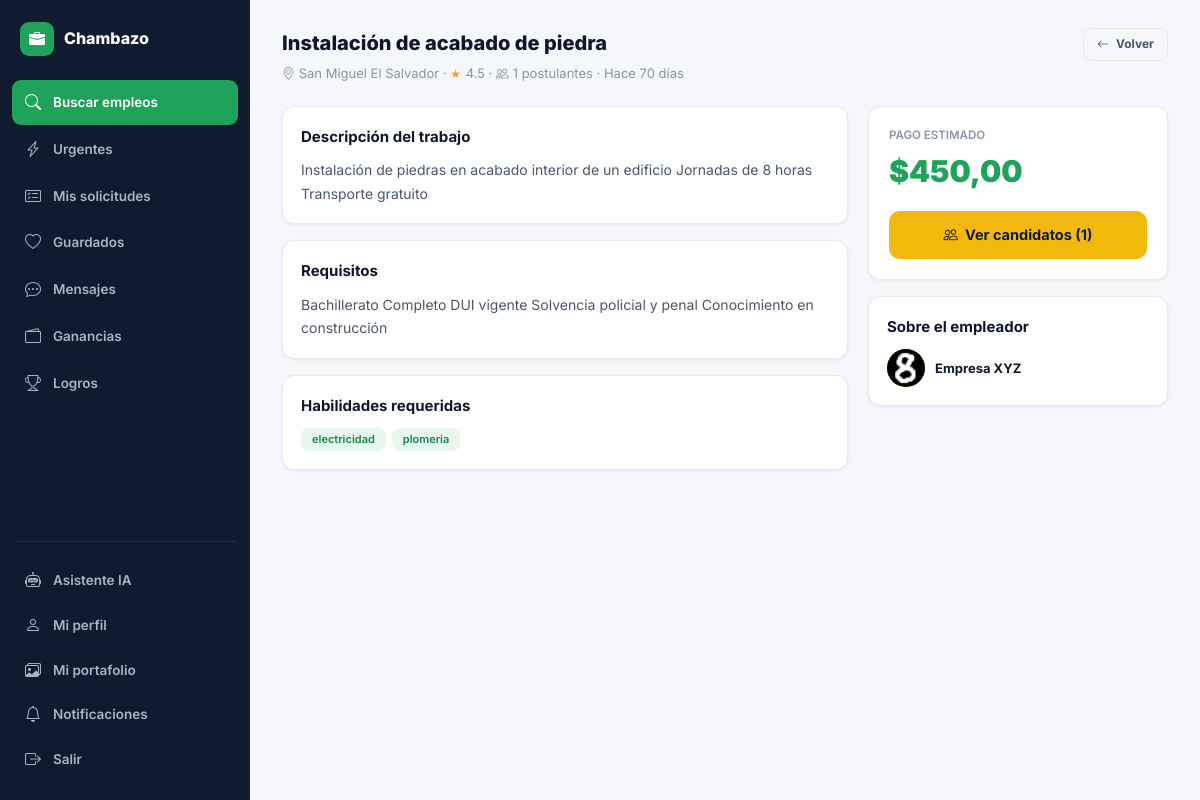
/trabajo/1/, run on the app's committed database.
### core/models.py (models this page shows, shortened)
class Trabajo(models.Model):
    ESTADO_VACANTE = [
        ('disponible', 'Disponible'),
        ('en_proceso', 'En proceso'),
        ('ocupada', 'Ocupada'),
    ]
    contratista   = models.ForeignKey(User, on_delete=models.CASCADE, related_name='trabajos_publicados')
    titulo        = models.CharField(max_length=200)
    categoria     = models.CharField(max_length=50, choices=CATEGORY_CHOICES)
    descripcion   = models.TextField()
    requisitos    = models.TextField(blank=True)
    beneficios    = models.TextField(blank=True)
    ubicacion     = models.CharField(max_length=200)
    lat           = models.FloatField(null=True, blank=True)
    lng           = models.FloatField(null=True, blank=True)
    presupuesto   = models.DecimalField(max_digits=10, decimal_places=2)
    es_urgente    = models.BooleanField(default=False)
    estado_vacante= models.CharField(max_length=20, choices=ESTADO_VACANTE, default='disponible')
    activo        = models.BooleanField(default=True)
    creado        = models.DateTimeField(auto_now_add=True)
    actualizado   = models.DateTimeField(auto_now=True)
    habilidades_req = models.JSONField(default=list, blank=True)
    vistas        = models.PositiveIntegerField(default=0)
    modalidad     = models.CharField(max_length=20, choices=[
        ('presencial','Presencial'), ('remoto','Remoto'), ('hibrido','Híbrido')
    ], default='presencial')
    duracion      = models.CharField(max_length=100, blank=True,
                                     help_text='Ej: 3 días, 1 semana')
    verificacion_requerida = models.BooleanField(default=False)
    pagado        = models.BooleanField(default=False)
    fecha_pago    = models.DateTimeField(null=True, blank=True)
    class Meta:
        ordering = ['-creado']
    @property
    def tiempo_relativo(self):
        from django.utils import timezone
        diff = timezone.now() - self.creado
        if diff.days > 0:
            return f"Hace {diff.days} día{'s' if diff.days > 1 else ''}"
        hours = diff.seconds // 3600
        if hours > 0:
            return f"Hace {hours} hora{'s' if hours > 1 else ''}"
        mins = diff.seconds // 60
        return f"Hace {mins} minutos"
    @property
    def candidatos_count(self):
        return self.solicitudes.count()

class UserProfile(models.Model):
    ROL_CHOICES = [('trabajador', 'Trabajador'), ('contratista', 'Contratista')]
    user        = models.OneToOneField(User, on_delete=models.CASCADE, related_name='profile')
    rol         = models.CharField(max_length=20, choices=ROL_CHOICES)
    telefono    = models.CharField(max_length=20, blank=True)
    ubicacion   = models.CharField(max_length=100, blank=True)
    lat         = models.FloatField(null=True, blank=True)
    lng         = models.FloatField(null=True, blank=True)
    descripcion = models.TextField(blank=True)
    habilidades = models.JSONField(default=list, blank=True)
    empresa     = models.CharField(max_length=100, blank=True)
    foto        = models.ImageField(upload_to='fotos/', null=True, blank=True)
    verificado  = models.BooleanField(default=False)
    calificacion= models.FloatField(default=0.0)
    total_trabajos = models.IntegerField(default=0)
    notif_email = models.BooleanField(default=True)
    notif_sistema = models.BooleanField(default=True)
    disponible  = models.BooleanField(default=True)   # activo para contratar
    tarifa_hora = models.DecimalField(max_digits=8, decimal_places=2, null=True, blank=True)
    experiencia_anos = models.PositiveIntegerField(default=0)
    portfolio_url = models.URLField(blank=True)
    @property
    def nombre_display(self):
        if self.rol == 'contratista' and self.empresa:
            return self.empresa
        return self.user.get_full_name() or self.user.username

### core/views.py (the view, shortened to what this page needs)
# urls.py: path('trabajo/<int:pk>/', views.trabajo_detalle, name='trabajo_detalle'),
def trabajo_detalle(request, pk):
    trabajo = get_object_or_404(Trabajo, pk=pk, activo=True)
    Trabajo.objects.filter(pk=pk).update(vistas=trabajo.vistas + 1)
    ya_aplico = False
    solicitud_estado = ''
    match_score = 0
    esta_guardado = False
    ctx = ctx_base(request)
    ctx.update({
        'trabajo': trabajo, 'ya_aplico': ya_aplico, 'solicitud_estado': solicitud_estado,
        'match_score': match_score, 'esta_guardado': esta_guardado, 'active': 'buscar',
    })
    return render(request, 'core/trabajo_detalle.html', ctx)

### core/views.py (called while the page is built, shortened)
def ctx_base(request):
    ctx = {'GOOGLE_MAPS_KEY': settings.GOOGLE_MAPS_API_KEY}
    return ctx

### core/templates/core/trabajo_detalle.html (shortened to what this page needs)
{% extends 'core/base.html' %}
{% block body %}
{% if request.user.profile.rol == 'contratista' %}{% include 'core/_sidebar_contratista.html' %}{% else %}{% include 'core/_sidebar_trabajador.html' %}{% endif %}
<div class="page-hd">
  <div>
    <div class="flex-c gap-8 mb-4">
      <h1 style="font-size:20px;">{{ trabajo.titulo }}</h1>
    </div>
    <p><i class="bi bi-geo-alt"></i> {{ trabajo.ubicacion }} · <span class="stars" style="font-size:12px;">★</span> {{ trabajo.contratista.profile.calificacion|default:"4.5" }} · <i class="bi bi-people"></i> {{ trabajo.candidatos_count }} postulantes · {{ trabajo.tiempo_relativo }}</p>
  </div>
  <div class="flex-c gap-8">
    <a href="javascript:history.back()" class="btn btn-outline btn-sm"><i class="bi bi-arrow-left"></i> Volver</a>
  </div>
</div>
<div class="layout-2col-rev">
  <div>
    <div class="card mb-16"><div class="card-body">
      <h3 class="t-h3 mb-10">Descripción del trabajo</h3>
      <p class="t-body t-mid" style="line-height:1.7;">{{ trabajo.descripcion }}</p>
    </div></div>
    {% if trabajo.requisitos %}
    <div class="card mb-16"><div class="card-body">
      <h3 class="t-h3 mb-10">Requisitos</h3>
      <p class="t-body t-mid" style="line-height:1.7;">{{ trabajo.requisitos }}</p>
    </div></div>
    {% endif %}
    {% if trabajo.habilidades_req %}
    <div class="card mb-16"><div class="card-body">
      <h3 class="t-h3 mb-10">Habilidades requeridas</h3>
      <div style="display:flex;flex-wrap:wrap;gap:6px;">{% for hab in trabajo.habilidades_req %}<span class="skill-tag">{{ hab }}</span>{% endfor %}</div>
    </div></div>
    {% endif %}
  </div>
  <div class="detail-sidebar">
    <div class="pago-box mb-16">
      <div class="lbl">PAGO ESTIMADO</div>
      <div class="amt">${{ trabajo.presupuesto }}</div>
      {% if request.user.profile.rol == 'trabajador' %}
        {% if ya_aplico %}
        <div style="background:var(--green-light);border-radius:10px;padding:12px;text-align:center;">
          <i class="bi bi-check-circle-fill t-green" style="font-size:20px;"></i>
          <div class="fw-700 t-green mt-4">Ya aplicaste</div>
          <div class="t-xs t-mid">Estado: {{ solicitud_estado }}</div>
        </div>
        {% elif trabajo.estado_vacante == 'disponible' %}
        <a href="{% url 'aplicar_trabajo' trabajo.pk %}" class="btn btn-g btn-full btn-lg mb-10" style="justify-content:center;">Postularme ahora</a>
        <div class="two-col" style="display:grid;grid-template-columns:1fr 1fr;gap:8px;">
          <a href="tel:{{ trabajo.contratista.profile.telefono }}" class="btn btn-outline btn-sm" style="justify-content:center;"><i class="bi bi-telephone"></i> Llamar</a>
          <a href="https://wa.me/503{{ trabajo.contratista.profile.telefono|cut:' '|cut:'+503' }}" target="_blank" class="btn btn-outline btn-sm" style="justify-content:center;"><i class="bi bi-whatsapp"></i> WhatsApp</a>
        </div>
        {% else %}
        <div class="btn btn-outline btn-full" style="opacity:.5;justify-content:center;">No disponible</div>
        {% endif %}
        <div class="info-box-sm"><i class="bi bi-shield-check"></i> <strong>Pago seguro</strong> — Chambazo protege tu pago hasta completar el trabajo.</div>
      {% else %}
        <a href="{% url 'candidatos' trabajo.pk %}" class="btn btn-y btn-full btn-lg" style="justify-content:center;"><i class="bi bi-people"></i> Ver candidatos ({{ trabajo.candidatos_count }})</a>
      {% endif %}
    </div>
    <div class="card"><div class="card-body">
      <h4 class="t-h3 mb-10">Sobre el empleador</h4>
      <div class="flex-c gap-10">
        <div class="conv-av" style="background:var(--yellow);">{% if trabajo.contratista.profile.foto %}<img src="{{ trabajo.contratista.profile.foto.url }}" alt="">{% else %}<i class="bi bi-building"></i>{% endif %}</div>
        <div>
          <div class="fw-700 t-sm">{{ trabajo.contratista.profile.nombre_display }}</div>
        </div>
      </div>
    </div></div>
  </div>
</div>
{% include 'core/_sidebar_close.html' %}
{% endblock %}

### static/css/chambazo.css (style rules this page uses)
:root { --green:#1FA35A; --green-dark:#178449; --green-light:#e7f7ee; --green-glow:rgba(31,163,90,.18); --yellow:#F2B90D; --yellow-dark:#c99a08; --yellow-light:#fdf6dc; --red:#e5484d; --red-light:#fdeceb; --blue:#3b82f6; --blue-light:#e8f0fe; --purple:#8b5cf6; --purple-light:#f1ebfe; --navy:#0f1b2e; --navy-2:#16233a; --navy-3:#1c2c47; --dark:#0f172a; --mid:#4b5768; --muted:#8a94a3; --border:#e6e9ee; --bg:#f5f7fa; --white:#ffffff; --r-sm:8px; --r:12px; --r-lg:16px; --r-xl:22px; --sh:0 1px 3px rgba(15,23,42,.06); --sh-md:0 4px 14px rgba(15,23,42,.08); --sh-lg:0 10px 34px rgba(15,23,42,.12); --sh-xl:0 24px 64px rgba(15,23,42,.18); --font:'Inter',system-ui,sans-serif; --tr:all .18s cubic-bezier(.4,0,.2,1); }
*,*::before,*::after { box-sizing:border-box;margin:0;padding:0 }
html { scroll-behavior:smooth }
body { font-family:var(--font);background:var(--bg);color:var(--dark);line-height:1.55;-webkit-font-smoothing:antialiased }
a { color:inherit;text-decoration:none }
img { max-width:100%;display:block }
.t-h3 { font-size:15px;font-weight:700 }
.t-body { font-size:14px }
.t-sm { font-size:13px }
.fw-700 { font-weight:700 }
.t-mid { color:var(--mid) }
.page-hd { display:flex;align-items:flex-start;justify-content:space-between;margin-bottom:22px;gap:14px;flex-wrap:wrap }
.page-hd h1 { font-size:22px;font-weight:800;color:var(--dark) }
.page-hd p { font-size:13px;color:var(--muted);margin-top:2px }
.card { background:#fff;border-radius:var(--r);box-shadow:var(--sh);border:1px solid var(--border) }
.card-body { padding:18px }
.btn { display:inline-flex;align-items:center;justify-content:center;gap:7px;padding:10px 18px;border-radius:10px;font-size:13.5px;font-weight:700;cursor:pointer;border:none;transition:var(--tr);white-space:nowrap }
.btn-y { background:var(--yellow);color:var(--navy) }
.btn-outline { background:none;border:1.5px solid var(--border);color:var(--mid) }
.btn-lg { padding:13px 22px;font-size:14.5px;border-radius:11px }
.btn-sm { padding:6px 13px;font-size:12px;border-radius:8px }
.btn-full { width:100% }
.skill-tag { display:inline-flex;align-items:center;padding:3px 11px;border-radius:8px;background:var(--green-light);color:var(--green-dark);font-size:11px;font-weight:600 }
.layout-2col-rev { display:grid;grid-template-columns:1fr 300px;gap:20px;align-items:start }
.conv-av { width:38px;height:38px;border-radius:50%;background:var(--navy);color:#fff;display:flex;align-items:center;justify-content:center;font-size:15px;flex-shrink:0;overflow:hidden }
.conv-av img { width:38px;height:38px;object-fit:cover }
.detail-sidebar { position:sticky;top:24px }
.pago-box { background:#fff;border-radius:var(--r);padding:20px;box-shadow:var(--sh);border:1px solid var(--border) }
.pago-box .lbl { font-size:11.5px;color:var(--muted);font-weight:600 }
.pago-box .amt { font-size:30px;font-weight:900;color:var(--green);margin:4px 0 16px }
.flex-c { display:flex;align-items:center }
.gap-8 { gap:8px }
.gap-10 { gap:10px }
.mb-4 { margin-bottom:4px }
.mb-16 { margin-bottom:16px }
.stars { color:#f5a623;font-size:13px;letter-spacing:1px }
.mb-10 { margin-bottom:10px }

### data on the page
Trabajo: titulo "Instalación de acabado de piedra", ubicacion "San Miguel El Salvador", contratista.profile.calificacion "4.5", candidatos_count "1", tiempo_relativo "Hace 70 días", descripcion "Instalación de piedras en acabado interior de un edificio Jornadas de 8 horas Transporte gratuito", requisitos "Bachillerato Completo DUI vigente Solvencia policial y penal Conocimiento en construcción", presupuesto "450,00", contratista.profile.foto (picture), contratista.profile.nombre_display "Empresa XYZ"

### other printed values
{{ hab }} "electricidad" "plomeria"
